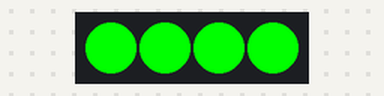
Recording of a sketch running on a simulated Arduino Uno, built with avr-gcc and run on an emulated ATmega328P. On the bench: 4 RGB LEDs in strip order, left to right. Colours are those a GRB WS2812 strip shows for the declared byte order.

Above: at 0.2 s.
At 1.7 s:
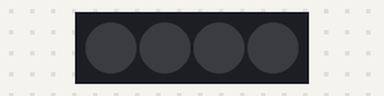
Timing chart, 0 to 3.0 s (numbered marks = the images above):
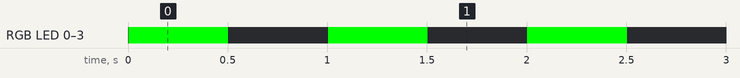

The sketch:

Blink.ino
```cpp
#include <FastLED.h>

// How many leds in your strip?
#define NUM_LEDS 4

// For led chips like Neopixels, which have a data line, ground, and power, you just
// need to define DATA_PIN.  For led chipsets that are SPI based (four wires - data, clock,
// ground, and power), like the LPD8806 define both DATA_PIN and CLOCK_PIN
#define DATA_PIN 3
#define CLOCK_PIN 13

// Define the array of leds
CRGB leds[NUM_LEDS];

void setup() {
      // Uncomment/edit one of the following lines for your leds arrangement.
      // FastLED.addLeds<TM1803, DATA_PIN, RGB>(leds, NUM_LEDS);
      // FastLED.addLeds<TM1804, DATA_PIN, RGB>(leds, NUM_LEDS);
      // FastLED.addLeds<TM1809, DATA_PIN, RGB>(leds, NUM_LEDS);
      // FastLED.addLeds<WS2811, DATA_PIN, RGB>(leds, NUM_LEDS);
       FastLED.addLeds<WS2812, DATA_PIN, RGB>(leds, NUM_LEDS);
      // FastLED.addLeds<WS2812B, DATA_PIN, RGB>(leds, NUM_LEDS);
  	  // FastLED.addLeds<NEOPIXEL, DATA_PIN>(leds, NUM_LEDS);
      // FastLED.addLeds<APA104, DATA_PIN, RGB>(leds, NUM_LEDS);
      // FastLED.addLeds<UCS1903, DATA_PIN, RGB>(leds, NUM_LEDS);
      // FastLED.addLeds<UCS1903B, DATA_PIN, RGB>(leds, NUM_LEDS);
      // FastLED.addLeds<GW6205, DATA_PIN, RGB>(leds, NUM_LEDS);
      // FastLED.addLeds<GW6205_400, DATA_PIN, RGB>(leds, NUM_LEDS);

      // FastLED.addLeds<WS2801, RGB>(leds, NUM_LEDS);
      // FastLED.addLeds<SM16716, RGB>(leds, NUM_LEDS);
      // FastLED.addLeds<LPD8806, RGB>(leds, NUM_LEDS);
      // FastLED.addLeds<P9813, RGB>(leds, NUM_LEDS);
      // FastLED.addLeds<APA102, RGB>(leds, NUM_LEDS);
      // FastLED.addLeds<DOTSTAR, RGB>(leds, NUM_LEDS);

      // FastLED.addLeds<WS2801, DATA_PIN, CLOCK_PIN, RGB>(leds, NUM_LEDS);
      // FastLED.addLeds<SM16716, DATA_PIN, CLOCK_PIN, RGB>(leds, NUM_LEDS);
      // FastLED.addLeds<LPD8806, DATA_PIN, CLOCK_PIN, RGB>(leds, NUM_LEDS);
      // FastLED.addLeds<P9813, DATA_PIN, CLOCK_PIN, RGB>(leds, NUM_LEDS);
      // FastLED.addLeds<APA102, DATA_PIN, CLOCK_PIN, RGB>(leds, NUM_LEDS);
      // FastLED.addLeds<DOTSTAR, DATA_PIN, CLOCK_PIN, RGB>(leds, NUM_LEDS);
}

void loop() {
  // Turn the LED on, then pause
  leds[0] = CRGB::Red;
  leds[1] = CRGB::Red;
  leds[2] = CRGB::Red;
  leds[3] = CRGB::Red;
  FastLED.show();
  delay(500);
  // Now turn the LED off, then pause
  leds[0] = CRGB::Black;
  leds[1] = CRGB::Black;
  leds[2] = CRGB::Black;
  leds[3] = CRGB::Black;
  FastLED.show();
  delay(500);
}
```

Measured:
- by itself, RGB LED 0–3: alternates RGB(0, 255, 0) for 0.50 s and off for 0.50 s
